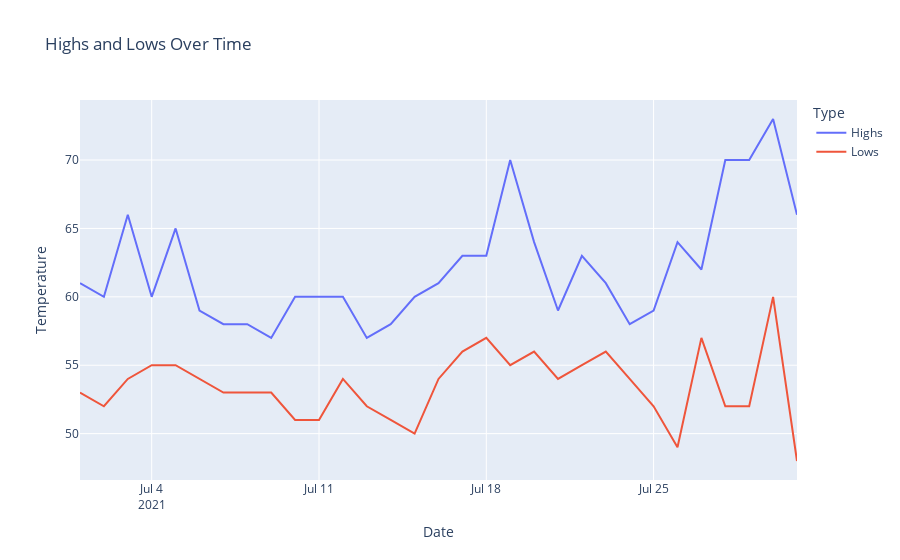

Notebook cell for this chart:
### Code cell
path = Path('weather_data/sitka_weather_07-2021_simple.csv')
lines = path.read_text().splitlines()

reader = csv.reader(lines)
header_row = next(reader)

# for index, colum_header in enumerate(header_row):
#   print(index, colum_header)

highs = []
lows = []
dates = []
for row in reader:
  date = row[2]
  high = int(row[4])
  low = int(row[5])
  dates.append(date)
  highs.append(high)
  lows.append(low)
# print(dates)
# print(highs)
# print(lows)

data = pd.DataFrame({'Date': dates, 'Highs': highs, 'Lows': lows})
data_long = pd.melt(
  data,
  id_vars=['Date'],
  value_vars=['Highs', 'Lows'],
  var_name='Type',
  value_name='Temperature'
)

fig = px.line(data_long, x='Date', y='Temperature', color='Type', title='Highs and Lows Over Time')


# fig.update_layout(xaxis_dtick=1)

fig.show()

### Figure 1 — Plotly figure (JSON) as saved in the notebook; plotly's stock layout.template omitted (floating-point values rounded to 4 significant figures)
{"data": [{"hovertemplate": "Type=Highs<br>Date=%{x}<br>Temperature=%{y}<extra></extra>", "legendgroup": "Highs", "line": {"color": "#636efa", "dash": "solid"}, "marker": {"symbol": "circle"}, "mode": "lines", "name": "Highs", "orientation": "v", "showlegend": true, "type": "scatter", "x": ["2021-07-01", "2021-07-02", "2021-07-03", "2021-07-04", "2021-07-05", "2021-07-06", "2021-07-07", "2021-07-08", "2021-07-09", "2021-07-10", "2021-07-11", "2021-07-12", "2021-07-13", "2021-07-14", "2021-07-15", "2021-07-16", "2021-07-17", "2021-07-18", "2021-07-19", "2021-07-20", "2021-07-21", "2021-07-22", "2021-07-23", "2021-07-24", "2021-07-25", "2021-07-26", "2021-07-27", "2021-07-28", "2021-07-29", "2021-07-30", "2021-07-31"], "xaxis": "x", "y": [61, 60, 66, 60, 65, 59, 58, 58, 57, 60, 60, 60, 57, 58, 60, 61, 63, 63, 70, 64, 59, 63, 61, 58, 59, 64, 62, 70, 70, 73, 66], "yaxis": "y"}, {"hovertemplate": "Type=Lows<br>Date=%{x}<br>Temperature=%{y}<extra></extra>", "legendgroup": "Lows", "line": {"color": "#EF553B", "dash": "solid"}, "marker": {"symbol": "circle"}, "mode": "lines", "name": "Lows", "orientation": "v", "showlegend": true, "type": "scatter", "x": ["2021-07-01", "2021-07-02", "2021-07-03", "2021-07-04", "2021-07-05", "2021-07-06", "2021-07-07", "2021-07-08", "2021-07-09", "2021-07-10", "2021-07-11", "2021-07-12", "2021-07-13", "2021-07-14", "2021-07-15", "2021-07-16", "2021-07-17", "2021-07-18", "2021-07-19", "2021-07-20", "2021-07-21", "2021-07-22", "2021-07-23", "2021-07-24", "2021-07-25", "2021-07-26", "2021-07-27", "2021-07-28", "2021-07-29", "2021-07-30", "2021-07-31"], "xaxis": "x", "y": [53, 52, 54, 55, 55, 54, 53, 53, 53, 51, 51, 54, 52, 51, 50, 54, 56, 57, 55, 56, 54, 55, 56, 54, 52, 49, 57, 52, 52, 60, 48], "yaxis": "y"}], "layout": {"legend": {"title": {"text": "Type"}, "tracegroupgap": 0}, "title": {"text": "Highs and Lows Over Time"}, "xaxis": {"anchor": "y", "domain": [0, 1], "title": {"text": "Date"}}, "yaxis": {"anchor": "x", "domain": [0, 1], "title": {"text": "Temperature"}}}}
